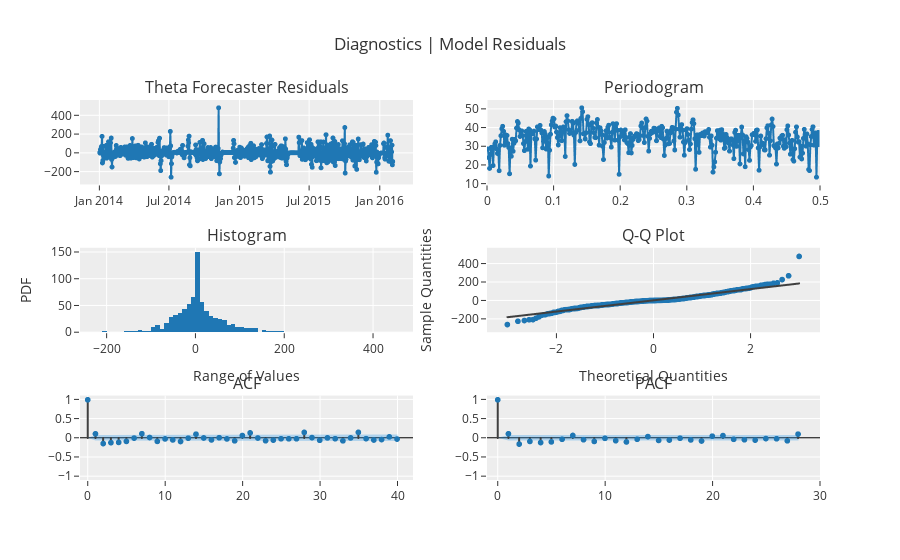

This figure's notebook cell:
### Markdown cell above
#### Diagnostics

### Code cell
exp.plot_model(estimator=tuned_theta, plot="diagnostics")

### Figure 1 — Plotly figure (JSON) as saved in the notebook; plotly's stock layout.template omitted (floating-point values rounded to 4 significant figures; data arrays with more than 128 entries replaced by an {"elided": "..."} marker saying what was removed)
{"data": [{"line": {"color": "rgb(31, 119, 180)", "width": 2}, "marker": {"color": "rgb(31, 119, 180)", "size": 5}, "mode": "lines+markers", "name": "Theta Forecaster", "showlegend": false, "type": "scattergl", "x": {"elided": "765 str values"}, "xaxis": "x", "y": {"elided": "765 float values"}, "yaxis": "y"}, {"hoverinfo": "text", "hovertext": {"elided": "382 str values"}, "line": {"color": "#1f77b4", "width": 2}, "marker": {"size": 5}, "mode": "lines+markers", "name": "Theta Forecaster", "showlegend": false, "type": "scattergl", "x": {"elided": "382 float values"}, "xaxis": "x2", "y": {"elided": "382 float values"}, "yaxis": "y2"}, {"alignmentgroup": "True", "bingroup": "x", "hovertemplate": "variable=Theta Forecaster<br>value=%{x}<br>count=%{y}<extra></extra>", "legendgroup": "Theta Forecaster", "marker": {"color": "#1f77b4", "pattern": {"shape": ""}}, "name": "Theta Forecaster", "offsetgroup": "Theta Forecaster", "orientation": "v", "showlegend": false, "type": "histogram", "x": {"elided": "765 float values"}, "xaxis": "x3", "yaxis": "y3"}, {"marker": {"color": "#1f77b4"}, "mode": "markers", "name": "Theta Forecaster", "showlegend": false, "type": "scattergl", "x": {"elided": "765 float values"}, "xaxis": "x4", "y": {"elided": "765 float values"}, "yaxis": "y4"}, {"line": {"color": "#3f3f3f"}, "mode": "lines", "name": "Theta Forecaster", "showlegend": false, "type": "scattergl", "x": {"elided": "765 float values"}, "xaxis": "x4", "y": {"elided": "765 float values"}, "yaxis": "y4"}, {"line": {"color": "#3f3f3f"}, "mode": "lines", "name": "ACF", "showlegend": false, "type": "scattergl", "x": [0, 0], "xaxis": "x5", "y": [0, 1], "yaxis": "y5"}, {"line": {"color": "#3f3f3f"}, "mode": "lines", "name": "ACF", "showlegend": false, "type": "scattergl", "x": [1, 1], "xaxis": "x5", "y": [0, 0.1091], "yaxis": "y5"}, {"line": {"color": "#3f3f3f"}, "mode": "lines", "name": "ACF", "showlegend": false, "type": "scattergl", "x": [2, 2], "xaxis": "x5", "y": [0, -0.1456], "yaxis": "y5"}, {"line": {"color": "#3f3f3f"}, "mode": "lines", "name": "ACF", "showlegend": false, "type": "scattergl", "x": [3, 3], "xaxis": "x5", "y": [0, -0.122], "yaxis": "y5"}, {"line": {"color": "#3f3f3f"}, "mode": "lines", "name": "ACF", "showlegend": false, "type": "scattergl", "x": [4, 4], "xaxis": "x5", "y": [0, -0.1152], "yaxis": "y5"}, {"line": {"color": "#3f3f3f"}, "mode": "lines", "name": "ACF", "showlegend": false, "type": "scattergl", "x": [5, 5], "xaxis": "x5", "y": [0, -0.08918], "yaxis": "y5"}, {"line": {"color": "#3f3f3f"}, "mode": "lines", "name": "ACF", "showlegend": false, "type": "scattergl", "x": [6, 6], "xaxis": "x5", "y": [0, -0.002685], "yaxis": "y5"}, {"line": {"color": "#3f3f3f"}, "mode": "lines", "name": "ACF", "showlegend": false, "type": "scattergl", "x": [7, 7], "xaxis": "x5", "y": [0, 0.1123], "yaxis": "y5"}, {"line": {"color": "#3f3f3f"}, "mode": "lines", "name": "ACF", "showlegend": false, "type": "scattergl", "x": [8, 8], "xaxis": "x5", "y": [0, 0.01314], "yaxis": "y5"}, {"line": {"color": "#3f3f3f"}, "mode": "lines", "name": "ACF", "showlegend": false, "type": "scattergl", "x": [9, 9], "xaxis": "x5", "y": [0, -0.08869], "yaxis": "y5"}, {"line": {"color": "#3f3f3f"}, "mode": "lines", "name": "ACF", "showlegend": false, "type": "scattergl", "x": [10, 10], "xaxis": "x5", "y": [0, -0.02431], "yaxis": "y5"}, {"line": {"color": "#3f3f3f"}, "mode": "lines", "name": "ACF", "showlegend": false, "type": "scattergl", "x": [11, 11], "xaxis": "x5", "y": [0, -0.05063], "yaxis": "y5"}, {"line": {"color": "#3f3f3f"}, "mode": "lines", "name": "ACF", "showlegend": false, "type": "scattergl", "x": [12, 12], "xaxis": "x5", "y": [0, -0.0916], "yaxis": "y5"}, {"line": {"color": "#3f3f3f"}, "mode": "lines", "name": "ACF", "showlegend": false, "type": "scattergl", "x": [13, 13], "xaxis": "x5", "y": [0, -0.004988], "yaxis": "y5"}, {"line": {"color": "#3f3f3f"}, "mode": "lines", "name": "ACF", "showlegend": false, "type": "scattergl", "x": [14, 14], "xaxis": "x5", "y": [0, 0.1006], "yaxis": "y5"}, {"line": {"color": "#3f3f3f"}, "mode": "lines", "name": "ACF", "showlegend": false, "type": "scattergl", "x": [15, 15], "xaxis": "x5", "y": [0, 0.0004393], "yaxis": "y5"}, {"line": {"color": "#3f3f3f"}, "mode": "lines", "name": "ACF", "showlegend": false, "type": "scattergl", "x": [16, 16], "xaxis": "x5", "y": [0, -0.05086], "yaxis": "y5"}, {"line": {"color": "#3f3f3f"}, "mode": "lines", "name": "ACF", "showlegend": false, "type": "scattergl", "x": [17, 17], "xaxis": "x5", "y": [0, 0.007491], "yaxis": "y5"}, {"line": {"color": "#3f3f3f"}, "mode": "lines", "name": "ACF", "showlegend": false, "type": "scattergl", "x": [18, 18], "xaxis": "x5", "y": [0, -0.02416], "yaxis": "y5"}, {"line": {"color": "#3f3f3f"}, "mode": "lines", "name": "ACF", "showlegend": false, "type": "scattergl", "x": [19, 19], "xaxis": "x5", "y": [0, -0.07418], "yaxis": "y5"}, {"line": {"color": "#3f3f3f"}, "mode": "lines", "name": "ACF", "showlegend": false, "type": "scattergl", "x": [20, 20], "xaxis": "x5", "y": [0, 0.06436], "yaxis": "y5"}, {"line": {"color": "#3f3f3f"}, "mode": "lines", "name": "ACF", "showlegend": false, "type": "scattergl", "x": [21, 21], "xaxis": "x5", "y": [0, 0.1337], "yaxis": "y5"}, {"line": {"color": "#3f3f3f"}, "mode": "lines", "name": "ACF", "showlegend": false, "type": "scattergl", "x": [22, 22], "xaxis": "x5", "y": [0, -0.0003699], "yaxis": "y5"}, {"line": {"color": "#3f3f3f"}, "mode": "lines", "name": "ACF", "showlegend": false, "type": "scattergl", "x": [23, 23], "xaxis": "x5", "y": [0, -0.07099], "yaxis": "y5"}, {"line": {"color": "#3f3f3f"}, "mode": "lines", "name": "ACF", "showlegend": false, "type": "scattergl", "x": [24, 24], "xaxis": "x5", "y": [0, -0.05556], "yaxis": "y5"}, {"line": {"color": "#3f3f3f"}, "mode": "lines", "name": "ACF", "showlegend": false, "type": "scattergl", "x": [25, 25], "xaxis": "x5", "y": [0, -0.02054], "yaxis": "y5"}, {"line": {"color": "#3f3f3f"}, "mode": "lines", "name": "ACF", "showlegend": false, "type": "scattergl", "x": [26, 26], "xaxis": "x5", "y": [0, -0.02098], "yaxis": "y5"}, {"line": {"color": "#3f3f3f"}, "mode": "lines", "name": "ACF", "showlegend": false, "type": "scattergl", "x": [27, 27], "xaxis": "x5", "y": [0, -0.02019], "yaxis": "y5"}, {"line": {"color": "#3f3f3f"}, "mode": "lines", "name": "ACF", "showlegend": false, "type": "scattergl", "x": [28, 28], "xaxis": "x5", "y": [0, 0.1475], "yaxis": "y5"}, {"line": {"color": "#3f3f3f"}, "mode": "lines", "name": "ACF", "showlegend": false, "type": "scattergl", "x": [29, 29], "xaxis": "x5", "y": [0, 0.01079], "yaxis": "y5"}, {"line": {"color": "#3f3f3f"}, "mode": "lines", "name": "ACF", "showlegend": false, "type": "scattergl", "x": [30, 30], "xaxis": "x5", "y": [0, -0.05956], "yaxis": "y5"}, {"line": {"color": "#3f3f3f"}, "mode": "lines", "name": "ACF", "showlegend": false, "type": "scattergl", "x": [31, 31], "xaxis": "x5", "y": [0, 0.002932], "yaxis": "y5"}, {"line": {"color": "#3f3f3f"}, "mode": "lines", "name": "ACF", "showlegend": false, "type": "scattergl", "x": [32, 32], "xaxis": "x5", "y": [0, -0.01876], "yaxis": "y5"}, {"line": {"color": "#3f3f3f"}, "mode": "lines", "name": "ACF", "showlegend": false, "type": "scattergl", "x": [33, 33], "xaxis": "x5", "y": [0, -0.07462], "yaxis": "y5"}, {"line": {"color": "#3f3f3f"}, "mode": "lines", "name": "ACF", "showlegend": false, "type": "scattergl", "x": [34, 34], "xaxis": "x5", "y": [0, 0.002631], "yaxis": "y5"}, {"line": {"color": "#3f3f3f"}, "mode": "lines", "name": "ACF", "showlegend": false, "type": "scattergl", "x": [35, 35], "xaxis": "x5", "y": [0, 0.1483], "yaxis": "y5"}, {"line": {"color": "#3f3f3f"}, "mode": "lines", "name": "ACF", "showlegend": false, "type": "scattergl", "x": [36, 36], "xaxis": "x5", "y": [0, -0.01759], "yaxis": "y5"}, {"line": {"color": "#3f3f3f"}, "mode": "lines", "name": "ACF", "showlegend": false, "type": "scattergl", "x": [37, 37], "xaxis": "x5", "y": [0, -0.05227], "yaxis": "y5"}, {"line": {"color": "#3f3f3f"}, "mode": "lines", "name": "ACF", "showlegend": false, "type": "scattergl", "x": [38, 38], "xaxis": "x5", "y": [0, -0.041], "yaxis": "y5"}, {"line": {"color": "#3f3f3f"}, "mode": "lines", "name": "ACF", "showlegend": false, "type": "scattergl", "x": [39, 39], "xaxis": "x5", "y": [0, 0.02937], "yaxis": "y5"}, {"line": {"color": "#3f3f3f"}, "mode": "lines", "name": "ACF", "showlegend": false, "type": "scattergl", "x": [40, 40], "xaxis": "x5", "y": [0, -0.02753], "yaxis": "y5"}, {"marker": {"color": "#1f77b4", "size": 6}, "mode": "markers", "name": "ACF", "showlegend": false, "type": "scattergl", "x": [0, 1, 2, 3, 4, 5, 6, 7, 8, 9, 10, 11, 12, 13, 14, 15, 16, 17, 18, 19, 20, 21, 22, 23, 24, 25, 26, 27, 28, 29, 30, 31, 32, 33, 34, 35, 36, 37, 38, 39, 40], "xaxis": "x5", "y": [1, 0.1091, -0.1456, -0.122, -0.1152, -0.08918, -0.002685, 0.1123, 0.01314, -0.08869, -0.02431, -0.05063, -0.0916, -0.004988, 0.1006, 0.0004393, -0.05086, 0.007491, -0.02416, -0.07418, 0.06436, 0.1337, -0.0003699, -0.07099, -0.05556, -0.02054, -0.02098, -0.02019, 0.1475, 0.01079, -0.05956, 0.002932, -0.01876, -0.07462, 0.002631, 0.1483, -0.01759, -0.05227, -0.041, 0.02937, -0.02753], "yaxis": "y5"}, {"line": {"color": "rgba(255,255,255,0)"}, "mode": "lines", "name": "UC", "showlegend": false, "type": "scatter", "x": [0, 1, 2, 3, 4, 5, 6, 7, 8, 9, 10, 11, 12, 13, 14, 15, 16, 17, 18, 19, 20, 21, 22, 23, 24, 25, 26, 27, 28, 29, 30, 31, 32, 33, 34, 35, 36, 37, 38, 39, 40], "xaxis": "x5", "y": [0, 0.07086, 0.0717, 0.07317, 0.07419, 0.07508, 0.07561, 0.07561, 0.07644, 0.07645, 0.07697, 0.07701, 0.07718, 0.07772, 0.07772, 0.07837, 0.07837, 0.07854, 0.07854, 0.07858, 0.07893, 0.07919, 0.08032, 0.08032, 0.08063, 0.08083, 0.08085, 0.08088, 0.0809, 0.08224, 0.08225, 0.08247, 0.08247, 0.08249, 0.08283, 0.08283, 0.08415, 0.08417, 0.08433, 0.08443, 0.08448], "yaxis": "y5"}, {"fill": "tonexty", "fillcolor": "rgba(32, 146, 230,0.3)", "line": {"color": "rgba(255,255,255,0)"}, "mode": "lines", "name": "LC", "showlegend": false, "type": "scatter", "x": [0, 1, 2, 3, 4, 5, 6, 7, 8, 9, 10, 11, 12, 13, 14, 15, 16, 17, 18, 19, 20, 21, 22, 23, 24, 25, 26, 27, 28, 29, 30, 31, 32, 33, 34, 35, 36, 37, 38, 39, 40], "xaxis": "x5", "y": [0, -0.07086, -0.0717, -0.07317, -0.07419, -0.07508, -0.07561, -0.07561, -0.07644, -0.07645, -0.07697, -0.07701, -0.07718, -0.07772, -0.07772, -0.07837, -0.07837, -0.07854, -0.07854, -0.07858, -0.07893, -0.07919, -0.08032, -0.08032, -0.08063, -0.08083, -0.08085, -0.08088, -0.0809, -0.08224, -0.08225, -0.08247, -0.08247, -0.08249, -0.08283, -0.08283, -0.08415, -0.08417, -0.08433, -0.08443, -0.08448], "yaxis": "y5"}, {"line": {"color": "#3f3f3f"}, "mode": "lines", "name": "PACF", "showlegend": false, "type": "scattergl", "x": [0, 0], "xaxis": "x6", "y": [0, 1], "yaxis": "y6"}, {"line": {"color": "#3f3f3f"}, "mode": "lines", "name": "PACF", "showlegend": false, "type": "scattergl", "x": [1, 1], "xaxis": "x6", "y": [0, 0.1093], "yaxis": "y6"}, {"line": {"color": "#3f3f3f"}, "mode": "lines", "name": "PACF", "showlegend": false, "type": "scattergl", "x": [2, 2], "xaxis": "x6", "y": [0, -0.1598], "yaxis": "y6"}, {"line": {"color": "#3f3f3f"}, "mode": "lines", "name": "PACF", "showlegend": false, "type": "scattergl", "x": [3, 3], "xaxis": "x6", "y": [0, -0.08988], "yaxis": "y6"}, {"line": {"color": "#3f3f3f"}, "mode": "lines", "name": "PACF", "showlegend": false, "type": "scattergl", "x": [4, 4], "xaxis": "x6", "y": [0, -0.1193], "yaxis": "y6"}, {"line": {"color": "#3f3f3f"}, "mode": "lines", "name": "PACF", "showlegend": false, "type": "scattergl", "x": [5, 5], "xaxis": "x6", "y": [0, -0.1025], "yaxis": "y6"}, {"line": {"color": "#3f3f3f"}, "mode": "lines", "name": "PACF", "showlegend": false, "type": "scattergl", "x": [6, 6], "xaxis": "x6", "y": [0, -0.03326], "yaxis": "y6"}, {"line": {"color": "#3f3f3f"}, "mode": "lines", "name": "PACF", "showlegend": false, "type": "scattergl", "x": [7, 7], "xaxis": "x6", "y": [0, 0.06614], "yaxis": "y6"}, {"line": {"color": "#3f3f3f"}, "mode": "lines", "name": "PACF", "showlegend": false, "type": "scattergl", "x": [8, 8], "xaxis": "x6", "y": [0, -0.04466], "yaxis": "y6"}, {"line": {"color": "#3f3f3f"}, "mode": "lines", "name": "PACF", "showlegend": false, "type": "scattergl", "x": [9, 9], "xaxis": "x6", "y": [0, -0.08977], "yaxis": "y6"}, {"line": {"color": "#3f3f3f"}, "mode": "lines", "name": "PACF", "showlegend": false, "type": "scattergl", "x": [10, 10], "xaxis": "x6", "y": [0, -0.009004], "yaxis": "y6"}, {"line": {"color": "#3f3f3f"}, "mode": "lines", "name": "PACF", "showlegend": false, "type": "scattergl", "x": [11, 11], "xaxis": "x6", "y": [0, -0.07072], "yaxis": "y6"}, {"line": {"color": "#3f3f3f"}, "mode": "lines", "name": "PACF", "showlegend": false, "type": "scattergl", "x": [12, 12], "xaxis": "x6", "y": [0, -0.1036], "yaxis": "y6"}, {"line": {"color": "#3f3f3f"}, "mode": "lines", "name": "PACF", "showlegend": false, "type": "scattergl", "x": [13, 13], "xaxis": "x6", "y": [0, -0.03243], "yaxis": "y6"}, {"line": {"color": "#3f3f3f"}, "mode": "lines", "name": "PACF", "showlegend": false, "type": "scattergl", "x": [14, 14], "xaxis": "x6", "y": [0, 0.03658], "yaxis": "y6"}, {"line": {"color": "#3f3f3f"}, "mode": "lines", "name": "PACF", "showlegend": false, "type": "scattergl", "x": [15, 15], "xaxis": "x6", "y": [0, -0.06346], "yaxis": "y6"}, {"line": {"color": "#3f3f3f"}, "mode": "lines", "name": "PACF", "showlegend": false, "type": "scattergl", "x": [16, 16], "xaxis": "x6", "y": [0, -0.05399], "yaxis": "y6"}, {"line": {"color": "#3f3f3f"}, "mode": "lines", "name": "PACF", "showlegend": false, "type": "scattergl", "x": [17, 17], "xaxis": "x6", "y": [0, -0.00602], "yaxis": "y6"}, {"line": {"color": "#3f3f3f"}, "mode": "lines", "name": "PACF", "showlegend": false, "type": "scattergl", "x": [18, 18], "xaxis": "x6", "y": [0, -0.05075], "yaxis": "y6"}, {"line": {"color": "#3f3f3f"}, "mode": "lines", "name": "PACF", "showlegend": false, "type": "scattergl", "x": [19, 19], "xaxis": "x6", "y": [0, -0.07857], "yaxis": "y6"}, {"line": {"color": "#3f3f3f"}, "mode": "lines", "name": "PACF", "showlegend": false, "type": "scattergl", "x": [20, 20], "xaxis": "x6", "y": [0, 0.04807], "yaxis": "y6"}, {"line": {"color": "#3f3f3f"}, "mode": "lines", "name": "PACF", "showlegend": false, "type": "scattergl", "x": [21, 21], "xaxis": "x6", "y": [0, 0.06303], "yaxis": "y6"}, {"line": {"color": "#3f3f3f"}, "mode": "lines", "name": "PACF", "showlegend": false, "type": "scattergl", "x": [22, 22], "xaxis": "x6", "y": [0, -0.0346], "yaxis": "y6"}, {"line": {"color": "#3f3f3f"}, "mode": "lines", "name": "PACF", "showlegend": false, "type": "scattergl", "x": [23, 23], "xaxis": "x6", "y": [0, -0.04614], "yaxis": "y6"}, {"line": {"color": "#3f3f3f"}, "mode": "lines", "name": "PACF", "showlegend": false, "type": "scattergl", "x": [24, 24], "xaxis": "x6", "y": [0, -0.0553], "yaxis": "y6"}, {"line": {"color": "#3f3f3f"}, "mode": "lines", "name": "PACF", "showlegend": false, "type": "scattergl", "x": [25, 25], "xaxis": "x6", "y": [0, -0.01553], "yaxis": "y6"}, {"line": {"color": "#3f3f3f"}, "mode": "lines", "name": "PACF", "showlegend": false, "type": "scattergl", "x": [26, 26], "xaxis": "x6", "y": [0, -0.01935], "yaxis": "y6"}, {"line": {"color": "#3f3f3f"}, "mode": "lines", "name": "PACF", "showlegend": false, "type": "scattergl", "x": [27, 27], "xaxis": "x6", "y": [0, -0.07386], "yaxis": "y6"}, {"line": {"color": "#3f3f3f"}, "mode": "lines", "name": "PACF", "showlegend": false, "type": "scattergl", "x": [28, 28], "xaxis": "x6", "y": [0, 0.1011], "yaxis": "y6"}, {"marker": {"color": "#1f77b4", "size": 6}, "mode": "markers", "name": "PACF", "showlegend": false, "type": "scattergl", "x": [0, 1, 2, 3, 4, 5, 6, 7, 8, 9, 10, 11, 12, 13, 14, 15, 16, 17, 18, 19, 20, 21, 22, 23, 24, 25, 26, 27, 28], "xaxis": "x6", "y": [1, 0.1093, -0.1598, -0.08988, -0.1193, -0.1025, -0.03326, 0.06614, -0.04466, -0.08977, -0.009004, -0.07072, -0.1036, -0.03243, 0.03658, -0.06346, -0.05399, -0.00602, -0.05075, -0.07857, 0.04807, 0.06303, -0.0346, -0.04614, -0.0553, -0.01553, -0.01935, -0.07386, 0.1011], "yaxis": "y6"}, {"line": {"color": "rgba(255,255,255,0)"}, "mode": "lines", "name": "UC", "showlegend": false, "type": "scatter", "x": [0, 1, 2, 3, 4, 5, 6, 7, 8, 9, 10, 11, 12, 13, 14, 15, 16, 17, 18, 19, 20, 21, 22, 23, 24, 25, 26, 27, 28], "xaxis": "x6", "y": [0, 0.07086, 0.07086, 0.07086, 0.07086, 0.07086, 0.07086, 0.07086, 0.07086, 0.07086, 0.07086, 0.07086, 0.07086, 0.07086, 0.07086, 0.07086, 0.07086, 0.07086, 0.07086, 0.07086, 0.07086, 0.07086, 0.07086, 0.07086, 0.07086, 0.07086, 0.07086, 0.07086, 0.07086], "yaxis": "y6"}, {"fill": "tonexty", "fillcolor": "rgba(32, 146, 230,0.3)", "line": {"color": "rgba(255,255,255,0)"}, "mode": "lines", "name": "LC", "showlegend": false, "type": "scatter", "x": [0, 1, 2, 3, 4, 5, 6, 7, 8, 9, 10, 11, 12, 13, 14, 15, 16, 17, 18, 19, 20, 21, 22, 23, 24, 25, 26, 27, 28], "xaxis": "x6", "y": [0, -0.07086, -0.07086, -0.07086, -0.07086, -0.07086, -0.07086, -0.07086, -0.07086, -0.07086, -0.07086, -0.07086, -0.07086, -0.07086, -0.07086, -0.07086, -0.07086, -0.07086, -0.07086, -0.07086, -0.07086, -0.07086, -0.07086, -0.07086, -0.07086, -0.07086, -0.07086, -0.07086, -0.07086], "yaxis": "y6"}], "layout": {"annotations": [{"font": {"size": 16}, "showarrow": false, "text": "Theta Forecaster Residuals", "x": 0.225, "xanchor": "center", "xref": "paper", "y": 1, "yanchor": "bottom", "yref": "paper"}, {"font": {"size": 16}, "showarrow": false, "text": "Periodogram", "x": 0.775, "xanchor": "center", "xref": "paper", "y": 1, "yanchor": "bottom", "yref": "paper"}, {"font": {"size": 16}, "showarrow": false, "text": "Histogram", "x": 0.225, "xanchor": "center", "xref": "paper", "y": 0.6111, "yanchor": "bottom", "yref": "paper"}, {"font": {"size": 16}, "showarrow": false, "text": "Q-Q Plot", "x": 0.775, "xanchor": "center", "xref": "paper", "y": 0.6111, "yanchor": "bottom", "yref": "paper"}, {"font": {"size": 16}, "showarrow": false, "text": "ACF", "x": 0.225, "xanchor": "center", "xref": "paper", "y": 0.2222, "yanchor": "bottom", "yref": "paper"}, {"font": {"size": 16}, "showarrow": false, "text": "PACF", "x": 0.775, "xanchor": "center", "xref": "paper", "y": 0.2222, "yanchor": "bottom", "yref": "paper"}], "showlegend": false, "title": {"text": "Diagnostics | Model Residuals"}, "xaxis": {"anchor": "y", "domain": [0, 0.45]}, "xaxis2": {"anchor": "y2", "domain": [0.55, 1], "range": [0, 0.5]}, "xaxis3": {"anchor": "y3", "domain": [0, 0.45], "title": {"text": "Range of Values"}}, "xaxis4": {"anchor": "y4", "domain": [0.55, 1], "title": {"text": "Theoretical Quantities"}}, "xaxis5": {"anchor": "y5", "domain": [0, 0.45], "range": [-1, 42]}, "xaxis6": {"anchor": "y6", "domain": [0.55, 1], "range": [-1, 30]}, "yaxis": {"anchor": "x", "domain": [0.7778, 1]}, "yaxis2": {"anchor": "x2", "domain": [0.7778, 1]}, "yaxis3": {"anchor": "x3", "domain": [0.3889, 0.6111], "title": {"text": "PDF"}}, "yaxis4": {"anchor": "x4", "domain": [0.3889, 0.6111], "title": {"text": "Sample Quantities"}}, "yaxis5": {"anchor": "x5", "domain": [0, 0.2222], "range": [-1.1, 1.1], "zerolinecolor": "#000000"}, "yaxis6": {"anchor": "x6", "domain": [0, 0.2222], "range": [-1.1, 1.1], "zerolinecolor": "#000000"}}}
